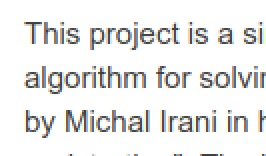
%> input picture exampleImage.png, 133 x 78 px (shown 2 times larger)
$ octave cvx_quadprog_comparison.m   (GNU Octave 9; MATLAB toolbox functions it lacks are replaced by stand-ins)
%> lines starting %> are read from the running program, lines starting %| are printed output that depends on the picture
### superResolutionRef/TestUtils/SynthDataset.m
%   Author: Victor May
%   Contact: mayvic(at)gmail(dot)com
%   $Date: 2011-11-19 $
%   $Revision: $
%
% Copyright 2011, Victor May
%
%                          All Rights Reserved
%
% All commercial use of this software, whether direct or indirect, is
% strictly prohibited including, without limitation, incorporation into in
% a commercial product, use in a commercial service, or production of other
% artifacts for commercial purposes.
%
% Permission to use, copy, modify, and distribute this software and its
% documentation for research purposes is hereby granted without fee,
% provided that the above copyright notice appears in all copies and that
% both that copyright notice and this permission notice appear in
% supporting documentation, and that the name of the author
% not be used in advertising or publicity pertaining to
% distribution of the software without specific, written prior permission.
%
% For commercial uses contact the author.
%
% THE AUTHOR DISCLAIMS ALL WARRANTIES WITH REGARD TO
% THIS SOFTWARE, INCLUDING ALL IMPLIED WARRANTIES OF MERCHANTABILITY AND
% FITNESS FOR ANY PARTICULAR PURPOSE.  IN NO EVENT SHALL THE AUTHOR BE
% LIABLE FOR ANY SPECIAL, INDIRECT OR CONSEQUENTIAL
% DAMAGES OR ANY DAMAGES WHATSOEVER RESULTING FROM LOSS OF USE, DATA OR
% PROFITS, WHETHER IN AN ACTION OF CONTRACT, NEGLIGENCE OR OTHER TORTIOUS
% ACTION, ARISING OUT OF OR IN CONNECTION WITH THE USE OR PERFORMANCE OF
% THIS SOFTWARE.

% This function creates a synthetic dataset for test the SR algorithm.
% It's inputs are a reference image, a blur sigma, and a number of low-res
% images to be generated.
% The outputs are a set of randomly translated low-res images, their
% translation offsets, and the original image cropped to the frame that can
% be restored from the low-res image set (their common area).
function [ images offsets croppedOriginal ] = SynthDataset(im, numImages, blurSigma, scaleFactor)
    padRatio = 0.2;

    workingRowSub = round(0.5 * padRatio * size(im, 1)) : round((1 - 0.5 * padRatio) * size(im, 1));
    workingColSub = round(0.5 * padRatio * size(im, 2)) : round((1 - 0.5 * padRatio) * size(im, 2));

    croppedOriginal = im(workingRowSub, workingColSub);

    offsets(1, :) = 2 * rand(1,2) - 1;
    images{1} = im(workingRowSub, workingColSub);

    for i = 2 : numImages
        offsets(i, :) = 2 * rand(1,2) - 1;
        offsetRowSub = workingRowSub - offsets(i, 2);
        offsetColSub = workingColSub - offsets(i, 1);
        [ x y ] = meshgrid(1 : size(im, 2), 1 : size(im, 1));
        [ x2 y2 ] = meshgrid(offsetColSub, offsetRowSub);
        images{i} = interp2(x, y, im, x2, y2);
    end

    blurKernel = fspecial('gaussian', 3, blurSigma);

    for i = 1 : numImages
        images{i} = conv2(images{i}, blurKernel, 'same');
        curIm = images{i};
        images{i} = curIm(scaleFactor : scaleFactor : end - 1, scaleFactor : scaleFactor : end - 1);
    end
end

### functions/formulateProblemCOPY.m
%   Author: Victor May
%   Contact: mayvic(at)gmail(dot)com
%   $Date: 2011-11-19 $
%   $Revision: $
%
% Copyright 2011, Victor May
%
%                          All Rights Reserved
%
% All commercial use of this software, whether direct or indirect, is
% strictly prohibited including, without limitation, incorporation into in
% a commercial product, use in a commercial service, or production of other
% artifacts for commercial purposes.
%
% Permission to use, copy, modify, and distribute this software and its
% documentation for research purposes is hereby granted without fee,
% provided that the above copyright notice appears in all copies and that
% both that copyright notice and this permission notice appear in
% supporting documentation, and that the name of the author
% not be used in advertising or publicity pertaining to
% distribution of the software without specific, written prior permission.
%
% For commercial uses contact the author.
%
% THE AUTHOR DISCLAIMS ALL WARRANTIES WITH REGARD TO
% THIS SOFTWARE, INCLUDING ALL IMPLIED WARRANTIES OF MERCHANTABILITY AND
% FITNESS FOR ANY PARTICULAR PURPOSE.  IN NO EVENT SHALL THE AUTHOR BE
% LIABLE FOR ANY SPECIAL, INDIRECT OR CONSEQUENTIAL
% DAMAGES OR ANY DAMAGES WHATSOEVER RESULTING FROM LOSS OF USE, DATA OR
% PROFITS, WHETHER IN AN ACTION OF CONTRACT, NEGLIGENCE OR OTHER TORTIOUS
% ACTION, ARISING OUT OF OR IN CONNECTION WITH THE USE OR PERFORMANCE OF
% THIS SOFTWARE.

% Creates the Super-Resolution linear equations for the given data.
% The imaging model implemented here is spatial translation->blur->decimation.
% The boundary conditions are circular.
% The output arguments lhs and rhs are the left-hand side and right-hand
% sides of a linear system whose solution is the super-resolution image.
function [ A, b, G ] = formulateProblemCOPY(images, offsets, scaleFactor, blurSigma)
    A = [];
    b = [];
    superSize = scaleFactor * size(images{1}) + [ 1 1 ];
    for i = 1 : numel(images)
        transMat = TransMat(superSize, offsets(i, :));
        blurMat = BlurMat(superSize, blurSigma);
        decMat = DecMat(superSize, scaleFactor);

        curLhs = decMat * blurMat * transMat;
        curRhs = images{i};
        A = [ A ; curLhs ];
        b = [ b ; curRhs(:) ];
    end
    G = [convmtx2([1 -1], superSize);
         convmtx2([1; -1], superSize);
         convmtx2([1 0; 0 -1], superSize);
         convmtx2([0 1; -1 0], superSize)];
end

% Creates a translation operator.
function transMat = TransMat(superSize, offsets)
    transposeMat = TransposeMat(superSize);
    transMat = ...
        transposeMat * TransMatY(superSize, offsets(1)) ...
      * transposeMat * TransMatY(superSize, offsets(2));
end

% Creates a translation operator for the image Y axis.
function transMatX = TransMatY(superSize, offset)
    row1 = zeros(1, prod(superSize));
    nzInd = floor(1 - offset) : ceil(1 - offset);
    filterValues = LinearKernel(1 - offset - nzInd);
    nzInd(nzInd < 1) = prod(superSize) - nzInd(nzInd < 1);
    row1(nzInd) = filterValues;
    col1 = zeros(1, prod(superSize));
    col1(1) = row1(1);
    col1(2) = row1(end);
    transMatX = sptoeplitz(col1, row1);
end

% Creates a matrix transposition operator.
function transposeMat = TransposeMat(superSize)
    [ row col ] = meshgrid(1 : superSize(1), 1 : superSize(2));
    inputPixInd = sub2ind(superSize, row, col);
    outputPixInd = sub2ind(superSize, col, row);
    transposeMat = sparse(outputPixInd, inputPixInd, ones(size(outputPixInd)));
end

% Creates a blurring operator.
% [6 lines left out: function BlurMat, not called in this run]

% Creates a blurring operator for the Y axis.
% [10 lines left out: function BlurMatY, not called in this run]

% Creates a decimation operator.
% [11 lines left out: function DecMat, not called in this run]

### cvx_quadprog_comparison.m
clc
clear
close all
%% Prepare the reference image
im = imread('exampleImage.png');
%> im is the input picture: size 78x133x3 uint8; mean R, G, B 234.5, 234.4, 234.4
im = rgb2gray(im);
%> im: size 78x133 uint8
im = imresize(im, [ 128 128 ]);
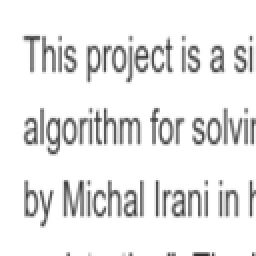
%> im: size 128x128 uint8 (shown 2 times larger); min 48, max 255, mean 233.9
im = 1 - im2double(im);
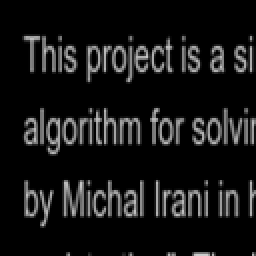
%> im: size 128x128 double (shown 2 times larger); min 0, max 0.812, mean 0.0826
%% Simulate the low-resolution images
numImages = 10;
blurSigma = 2;
scaleFactor = 2;
[ images, offsets, croppedOriginal ] = SynthDataset(im, numImages, blurSigma, scaleFactor);
%> in SynthDataset, `croppedOriginal = im(workingRowSub, workingColSub);`:
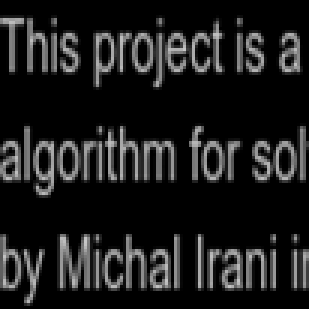
%> croppedOriginal: size 103x103 double (shown 3 times larger); min 0, max 0.78, mean 0.113
%> after the loop in SynthDataset, `for i = 2 : numImages`: images = 10 items; offsets = [0.689 0.516; -0.159 -0.482; 0.0225 -0.19; 0.568 -0.393; -0.0468 0.167; 0.816 0.00937; -0.436 0.512; 0.237 -0.499; 0.819 0.966; 0.62 0.804]
%> the loop in SynthDataset, `for i = 1 : numImages` made 10 passes
%> pass 1, in SynthDataset, `curIm = images{i};`:
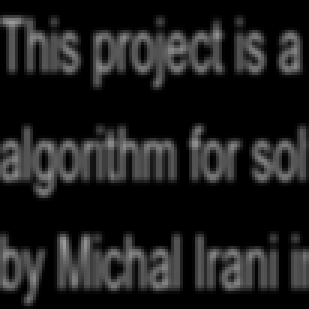
%> curIm: size 103x103 double (shown 3 times larger); min 0, max 0.606, mean 0.112
%> pass 2, in SynthDataset, `curIm = images{i};`:
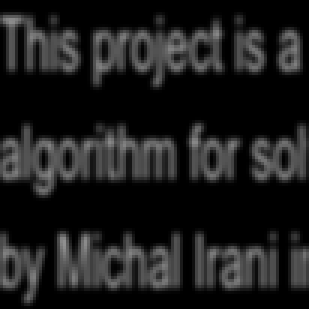
%> curIm: size 103x103 double (shown 3 times larger); min 0, max 0.567, mean 0.112
%> images = 10 items
%%

[A , b, G] = formulateProblemCOPY(images, offsets, scaleFactor, blurSigma );
%> in formulateProblemCOPY, `superSize = scaleFactor * size(images{1}) + [ 1 1 ];`: superSize = [103 103]
%> the loop in formulateProblemCOPY, `for i = 1 : numel(images)` made 1 pass
%> pass 1, in TransposeMat, `inputPixInd = sub2ind(superSize, row, col);`:
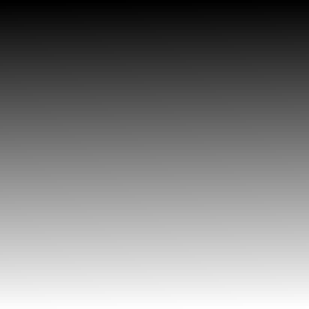
%> inputPixInd: size 103x103 double (shown 3 times larger); min 1, max 10609, mean 5305; drawn with min black and max white
%> pass 1, in TransposeMat, `outputPixInd = sub2ind(superSize, col, row);`:
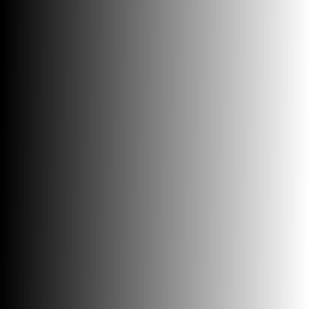
%> outputPixInd: size 103x103 double (shown 3 times larger); min 1, max 10609, mean 5305; mean of the top-left, top-right, bottom-left and bottom-right quarters 2601, 7905.5, 2652.5, 7957; drawn with min black and max white
%> the run ends on the next line
